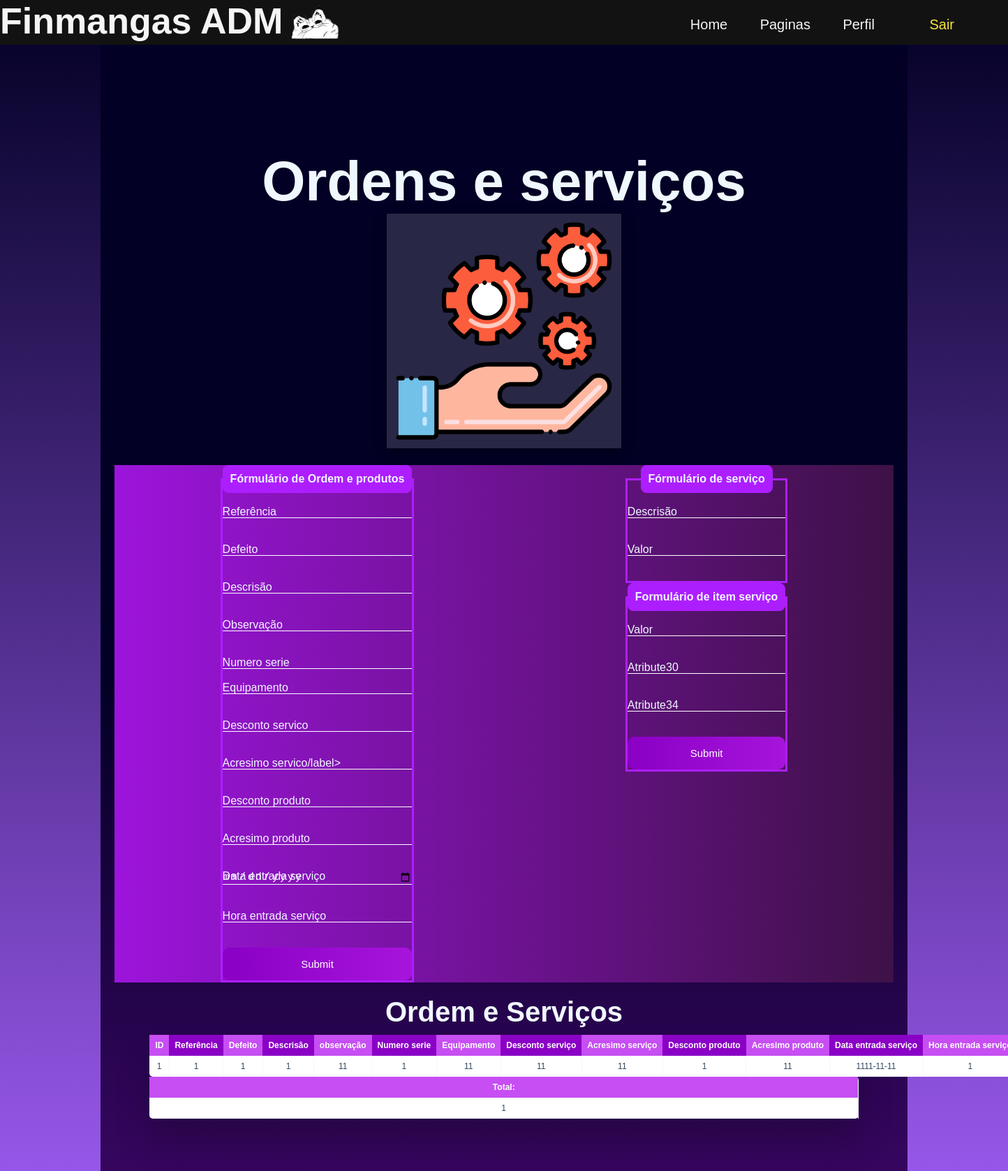
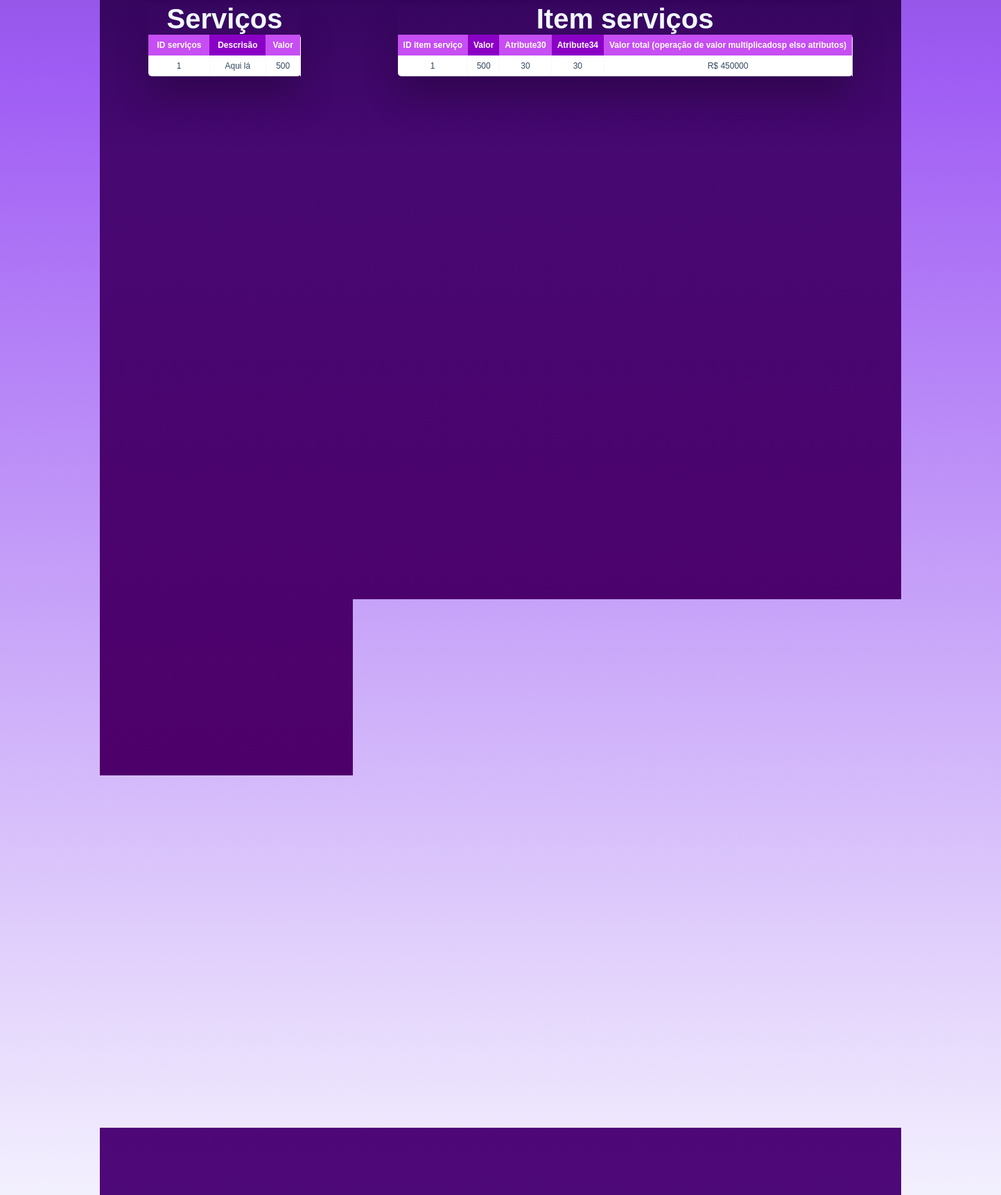
Page /cadastros/ordem_servico.php (signed in, upper part) on the committed database (2 pictures, top to bottom).
### tables this page shows
CREATE TABLE `ordemservicodb` (
  `id_ordemservico` int(11) NOT NULL,
  `referencia` varchar(200) NOT NULL,
  `defeito` varchar(200) NOT NULL,
  `descrisao` varchar(200) NOT NULL,
  `observacao` varchar(200) NOT NULL,
  `numeroserie` varchar(200) NOT NULL,
  `equipamento` varchar(200) NOT NULL,
  `descontoservico` int(200) NOT NULL,
  `acresimoservico` int(200) NOT NULL,
  `descontoproduto` int(200) NOT NULL,
  `acresimoproduto` int(200) NOT NULL,
  `dataentradaservico` date NOT NULL,
  `horaentradaservico` varchar(50) NOT NULL
);

CREATE TABLE `servico` (
  `id_servico` int(11) NOT NULL,
  `descrisao` varchar(200) NOT NULL,
  `valor` int(11) NOT NULL
);

CREATE TABLE `itemservico` (
  `id_item_servico` int(11) NOT NULL,
  `valor` int(11) NOT NULL,
  `atribute30` int(11) NOT NULL,
  `atribute34` int(11) NOT NULL
);

### cadastros/ordem_servico.php (the view, shortened to what this page needs)
<?php
    include_once('../conexãoDB/config.php');
    $sql1 = "SELECT * FROM ordemservicodb ORDER BY id_ordemservico DESC";
    $arrayOrdemServicos = $conexao->query($sql1);
    include_once('../conexãoDB/config.php');
    $sql2 = "SELECT * FROM servico ORDER BY id_servico DESC";
    $arrayListServicos = $conexao->query($sql2);
    include_once('../conexãoDB/config.php');
    $sql3 = "SELECT * FROM itemservico ORDER BY id_item_servico DESC";
    $arrayListServicoItem = $conexao->query($sql3);
?>
<!DOCTYPE html>
<html lang="en">
<head>
    <link rel="stylesheet" type="text/css" href="../styles/stylespaginacadastros.css">
</head>
<body>
    <header>
        <nav>
            <a href="../home.php">
                <h1>Finmangas ADM</h1>
            </a>
            <a href="/home.php"><img src="/imgs/logo1.png" alt="logo"></a>
            <ul class="nav-list">
                <li><a href="/home.php">Home</a></li>
                <li><a href="/paginas.php">Paginas</a></li>
                <li><a href="/perfil.php">Perfil</a></li>
                <?php
                    if(empty($_session['usuario'])){
                        echo'<li><a href="../conexãoDB/sair.php" class="login">Sair</a></li>';
                    } else{
                        echo'<li><a href="/index.php" class="login">Login</a></li>';
                    }
                ?>
            </ul>
        </nav>
    </header>
    <main>
        <section>
            <h1>Ordens e serviços</h1>
            <img src="/imgs/icons/servico_icon.png">
            <div class="container">
                <div class="formularioBody">
                    <form action="../conexãoDB/ordemservicosDTO.php" method="POST" style="float: left;">
                        <fieldset>
                            <legend><b>Fórmulário de Ordem e produtos</b></legend>
                            <br>
                            <div class="inputBox">
                                <input type="text" name="referencia" id="referencia" class="inputUser" required>
                                <label for="referencia" class="labelInput">Referência</label>
                            </div>
                            <br><br>
                            <div class="inputBox">
                                <input type="text" name="defeito" id="defeito" class="inputUser" required>
                                <label for="defeito" class="labelInput">Defeito</label>
                            </div>
                            <br><br>
                            <div class="inputBox">
                                <input type="text" name="descrisao" id="descrisao" class="inputUser" required>
                                <label for="descrisao" class="labelInput">Descrisão</label>
                            </div>
                            <br><br>
                            <div class="inputBox">
                                <input type="text" name="observacao" id="observacao" class="inputUser" required>
                                <label for="observacao" class="labelInput">Observação</label>
                            </div>
                            <br><br>
                            <div class="inputBox">
                                <input type="text" name="numeroserie" id="numeroserie" class="inputUser" required>
                                <label for="numeroserie" class="labelInput">Numero serie</label>
                            </div>
                            <br>
                            <div class="inputBox">
                                <input type="text" name="equipamento" id="equipamento" class="inputUser" required>
                                <label for="equipamento" class="labelInput">Equipamento</label>
                            </div>
                            <br><br>
                            <div class="inputBox">
                                <input type="number" name="descontoservico" id="descontoservico" class="inputUser"
                                    required>
                                <label for="descontoservico" class="labelInput">Desconto servico</label>
                            </div>
                            <br><br>
                            <div class="inputBox">
                                <input type="number" name="acresimoservico" id="acresimoservico" class="inputUser"
                                    required>
                                <label for="acresimoservico" class="labelInput">Acresimo servico/label>
                            </div>
                            <br><br>
                            <div class="inputBox">
                                <input type="number" name="descontoproduto" id="descontoproduto" class="inputUser"
                                    required>
                                <label for="descontoproduto" class="labelInput">Desconto produto</label>
                            </div>
                            <br><br>
                            <div class="inputBox">
                                <input type="number" name="acresimoproduto" id="acresimoproduto" class="inputUser"
                                    required>
                                <label for="acresimoproduto" class="labelInput">Acresimo produto</label>
                            </div>
                            <br><br>
                            <div class="inputBox">
                                <input type="date" name="dataentradaservico" id="dataentradaservico" class="inputUser"
                                    required>
                                <label for="dataentradaservico" class="labelInput">Data entrada serviço</label>
                            </div>
                            <br><br>
                            <div class="inputBox">
                                <input type="text" name="horaentradaservico" id="horaentradaservico" class="inputUser"
                                    required>
                                <label for="horaentradaservico" class="labelInput">Hora entrada serviço</label>
                            </div>
                            <br><br>
                            <input type="submit" name="submit" id="submit">
                        </fieldset>
                    </form>
                    <div style="grid-template-columns: 1fr 1fr;">
                        <form action="../conexãoDB/DTOORDEMSERVICOS/servicosDTO.php" method="POST" style="float: left;">
                            <fieldset>
                                <legend><b>Fórmulário de serviço</b></legend>
                                <br>
                                <div class="inputBox">
                                    <input type="text" name="descrisaoServico" id="descrisaoServico" class="inputUser"
                                        required>
                                    <label for="descrisaoServico" class="labelInput">Descrisão</label>
                                </div>
                                <br><br>
                                <div class="inputBox">
                                    <input type="number" name="valorServico" id="valorServico" class="inputUser"
                                        required>
                                    <label for="valorServico" class="labelInput">Valor</label>
                                </div>
                                <br><br>
                            </fieldset>
                            <fieldset>
                                <legend><b>Formulário de item serviço</b></legend>
                                <br>
                                <div class="inputBox">
                                    <input type="number" name="valorItemServico" id="valorItemServico" class="inputUser"
                                        required>
                                    <label for="valorItemServico" class="labelInput">Valor</label>
                                </div>
                                <br><br>
                                <div class="inputBox">
                                    <input type="number" name="atribute30" id="atribute30" class="inputUser" required>
                                    <label for="atribute30" class="labelInput">Atribute30</label>
                                </div>
                                <br><br>
                                <div class="inputBox">
                                    <input type="number" name="atribute34" id="atribute34" class="inputUser" required>
                                    <label for="atribute34" class="labelInput">Atribute34</label>
                                </div>
                                <br><br>
                                <input type="submit" name="submit" id="submit">
                            </fieldset>
                        </form>
                    </div>
                </div>
            </div>
            <h1 style="font-size: 40px; text-align: center;">Ordem e Serviços</h1>
            <div class="table-wrapper">
                <table class="fl-table ">
                    <thead>
                        <tr>
                            <th>ID</th>
                            <th>Referência</th>
                            <th>Defeito</th>
                            <th>Descrisão</th>
                            <th>observação</th>
                            <th>Numero serie</th>
                            <th>Equipamento</th>
                            <th>Desconto serviço</th>
                            <th>Acresimo serviço</th>
                            <th>Desconto produto</th>
                            <th>Acresimo produto</th>
                            <th>Data entrada serviço</th>
                            <th>Hora entrada serviço</th>
                        </tr>
                    </thead>
                    <tbody>
                        <?php
                        $contagemTemp = 0;
                            while($user_data1 = mysqli_fetch_assoc($arrayOrdemServicos)){
                                echo"<tr>";
                                echo"<td>".$user_data1['id_ordemservico']."</td>";
                                echo"<td>".$user_data1['referencia']."</td>";
                                echo"<td>".$user_data1['defeito']."</td>";
                                echo"<td>".$user_data1['descrisao']."</td>";
                                echo"<td>".$user_data1['observacao']."</td>";
                                echo"<td>".$user_data1['numeroserie']."</td>";
                                echo"<td>".$user_data1['equipamento']."</td>";
                                echo"<td>".$user_data1['descontoservico']."</td>";
                                echo"<td>".$user_data1['acresimoservico']."</td>";
                                echo"<td>".$user_data1['descontoproduto']."</td>";
                                echo"<td>".$user_data1['acresimoproduto']."</td>";
                                echo"<td>".$user_data1['dataentradaservico']."</td>";
                                echo"<td>".$user_data1['horaentradaservico']."</td>";
                                echo"</tr>";
                                $contagemTemp++;
                            };
                            echo"
                            <table class=\"fl-table\">
                                <thead>
                                    <tr>
                                        <th>Total:</th>
                                    </tr>
                                </thead>
                                <tbody>
                                    <td>".$contagemTemp."</td>
                                <tbody>
                            </table>
                            "
                        ?>
                </table>
            </div>
            <div style="display: grid; grid-template-columns: 1fr 1fr;">
                <div class="table-wrapper">
                    <h1 style="font-size: 40px; text-align: center; color: aliceblue;">Serviços</h1>
                    <table class="fl-table">
                        <thead>
                            <tr>
                                <th>ID serviços</th>
                                <th>Descrisão</th>
                                <th>Valor</th>
                            </tr>
                        </thead>
                        <tbody>
                            <?php
                            while($arrayListServicosData = mysqli_fetch_assoc($arrayListServicos)){
                                echo"<tr>";
                                echo"<td>".$arrayListServicosData['id_servico']."</td>";
                                echo"<td>".$arrayListServicosData['descrisao']."</td>";
                                echo"<td>".$arrayListServicosData['valor']."</td>";
                                echo"</tr>";
                            };
                        ?>
                    </table>
                </div>
                <div class="table-wrapper">
                    <h1 style="font-size: 40px; text-align: center; color:aliceblue;">Item serviços</h1>
                    <table class="fl-table ">
                        <thead>
                            <tr>
                                <th>ID item serviço</th>
                                <th>Valor</th>
                                <th>Atribute30</th>
                                <th>Atribute34</th>
                                <th>Valor total (operação de valor multiplicadosp elso atributos)</th>
                            </tr>
                        </thead>
                        <tbody>
                            <?php
                            while($arrayListServicoItemData = mysqli_fetch_assoc($arrayListServicoItem)){
                                echo"<tr>";
                                echo"<td>".$arrayListServicoItemData['id_item_servico']."</td>";
                                echo"<td>".$arrayListServicoItemData['valor']."</td>";
                                echo"<td>".$arrayListServicoItemData['atribute30']."</td>";
                                echo"<td>".$arrayListServicoItemData['atribute34']."</td>";
                                $calcularValor = $arrayListServicoItemData['valor'] * $arrayListServicoItemData['atribute34'] * $arrayListServicoItemData['atribute30'];
                                echo"<td>R$ ".$calcularValor."</td>";
                                echo"</tr>";
                            };
                        ?>
                    </table>
                </div>
            </div>
        </section>
    </main>
</body>

### rows in the picture
ordemservicodb: id_ordemservico "1", referencia "1", defeito "1", descrisao "1", observacao "11", numeroserie "1", equipamento "11", descontoservico "11", acresimoservico "11", descontoproduto "1", acresimoproduto "11", dataentradaservico "1111-11-11", horaentradaservico "1"
servico: id_servico "1", descrisao "Aqui lá", valor "500"
itemservico: id_item_servico "1", valor "500", atribute30 "30", atribute34 "30", calcularValor "450000"

### other values in the picture
$contagemTemp "1"
